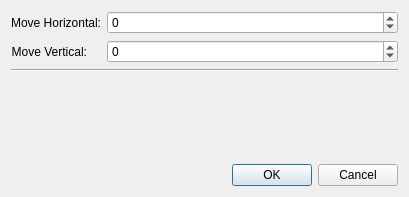
<?xml version="1.0" encoding="UTF-8"?>
<ui version="4.0">
 <class>move_cells</class>
 <widget class="QDialog" name="move_cells">
  <property name="geometry">
   <rect>
    <x>0</x>
    <y>0</y>
    <width>409</width>
    <height>197</height>
   </rect>
  </property>
  <property name="sizePolicy">
   <sizepolicy hsizetype="Preferred" vsizetype="Preferred">
    <horstretch>0</horstretch>
    <verstretch>0</verstretch>
   </sizepolicy>
  </property>
  <property name="minimumSize">
   <size>
    <width>200</width>
    <height>100</height>
   </size>
  </property>
  <property name="windowTitle">
   <string notr="true">Move Cells</string>
  </property>
  <layout class="QVBoxLayout" name="verticalLayout">
   <item>
    <layout class="QFormLayout" name="formLayout">
     <item row="0" column="0">
      <widget class="QLabel" name="label_2">
       <property name="sizePolicy">
        <sizepolicy hsizetype="Expanding" vsizetype="Preferred">
         <horstretch>0</horstretch>
         <verstretch>0</verstretch>
        </sizepolicy>
       </property>
       <property name="text">
        <string>Move Horizontal:</string>
       </property>
       <property name="alignment">
        <set>Qt::AlignRight|Qt::AlignTrailing|Qt::AlignVCenter</set>
       </property>
      </widget>
     </item>
     <item row="0" column="1">
      <widget class="QSpinBox" name="dx">
       <property name="minimum">
        <number>-255</number>
       </property>
       <property name="maximum">
        <number>255</number>
       </property>
      </widget>
     </item>
     <item row="1" column="0">
      <widget class="QLabel" name="label_3">
       <property name="sizePolicy">
        <sizepolicy hsizetype="Expanding" vsizetype="Preferred">
         <horstretch>0</horstretch>
         <verstretch>0</verstretch>
        </sizepolicy>
       </property>
       <property name="text">
        <string>Move Vertical:</string>
       </property>
       <property name="alignment">
        <set>Qt::AlignRight|Qt::AlignTrailing|Qt::AlignVCenter</set>
       </property>
      </widget>
     </item>
     <item row="1" column="1">
      <widget class="QSpinBox" name="dy">
       <property name="minimum">
        <number>-255</number>
       </property>
       <property name="maximum">
        <number>255</number>
       </property>
      </widget>
     </item>
    </layout>
   </item>
   <item>
    <widget class="Line" name="line">
     <property name="sizePolicy">
      <sizepolicy hsizetype="Preferred" vsizetype="Preferred">
       <horstretch>0</horstretch>
       <verstretch>0</verstretch>
      </sizepolicy>
     </property>
     <property name="orientation">
      <enum>Qt::Horizontal</enum>
     </property>
    </widget>
   </item>
   <item>
    <widget class="QLabel" name="lblMoveInfo">
     <property name="enabled">
      <bool>true</bool>
     </property>
     <property name="sizePolicy">
      <sizepolicy hsizetype="Expanding" vsizetype="Preferred">
       <horstretch>0</horstretch>
       <verstretch>0</verstretch>
      </sizepolicy>
     </property>
     <property name="text">
      <string notr="true"/>
     </property>
     <property name="wordWrap">
      <bool>true</bool>
     </property>
    </widget>
   </item>
   <item>
    <spacer name="verticalSpacer">
     <property name="orientation">
      <enum>Qt::Vertical</enum>
     </property>
     <property name="sizeHint" stdset="0">
      <size>
       <width>20</width>
       <height>40</height>
      </size>
     </property>
    </spacer>
   </item>
   <item>
    <widget class="QDialogButtonBox" name="buttonBox">
     <property name="sizePolicy">
      <sizepolicy hsizetype="Expanding" vsizetype="Preferred">
       <horstretch>0</horstretch>
       <verstretch>0</verstretch>
      </sizepolicy>
     </property>
     <property name="standardButtons">
      <set>QDialogButtonBox::Cancel|QDialogButtonBox::Ok</set>
     </property>
    </widget>
   </item>
  </layout>
 </widget>
 <tabstops>
  <tabstop>buttonBox</tabstop>
 </tabstops>
 <resources/>
 <connections>
  <connection>
   <sender>buttonBox</sender>
   <signal>accepted()</signal>
   <receiver>move_cells</receiver>
   <slot>accept()</slot>
   <hints>
    <hint type="sourcelabel">
     <x>273</x>
     <y>184</y>
    </hint>
    <hint type="destinationlabel">
     <x>272</x>
     <y>199</y>
    </hint>
   </hints>
  </connection>
  <connection>
   <sender>buttonBox</sender>
   <signal>rejected()</signal>
   <receiver>move_cells</receiver>
   <slot>reject()</slot>
   <hints>
    <hint type="sourcelabel">
     <x>348</x>
     <y>182</y>
    </hint>
    <hint type="destinationlabel">
     <x>349</x>
     <y>198</y>
    </hint>
   </hints>
  </connection>
 </connections>
</ui>
